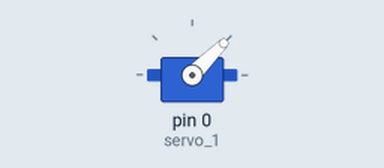
Bench run of a sketch on a simulated Arduino Uno, built with avr-gcc and run on an emulated ATmega328P. On the bench: servo.

Above: at 0.05 s.
Timing chart, 0 to 4.6 s (numbered marks = the images above):
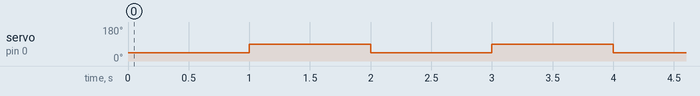

The sketch:

sketch_apr01c.ino
```cpp
// Robo India Tutorial
// Digital Input and Output on LED
// Hardware: NodeMCU

#include <Servo.h> // including servo library.

Servo servo_1; // Giving name to servo.

void setup (){
  servo_1.attach(0); // Attaching Servo to D3
}

void loop(){
  servo_1.write (45); // Servo will move to 45 degree angle.
  delay (1000);
  servo_1.write (90);  // servo will move to 90 degree angle.
  delay (1000);
}
```

Measured:
- by itself, servo on pin 0 (servo_1): alternates 90° for 1.0 s and 45° for 1.0 s
